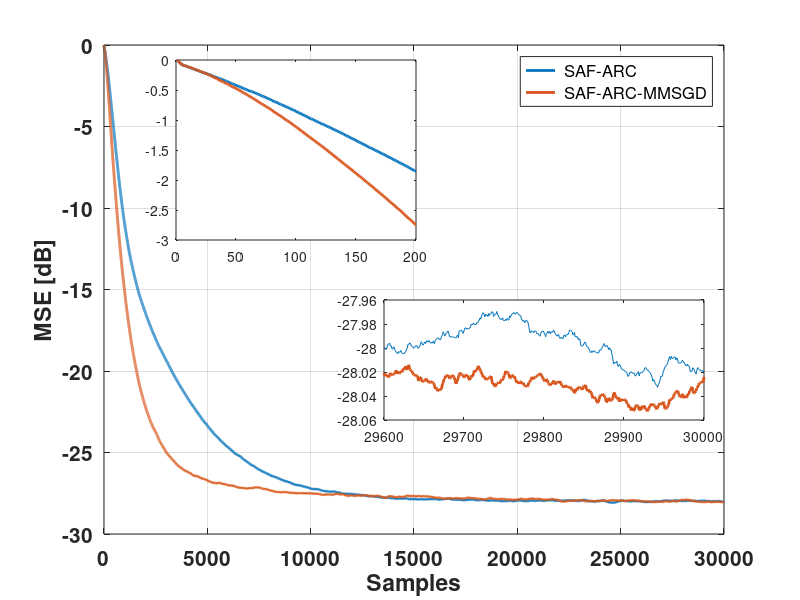

Recreate this plot in MATLAB.
clc; clear; close all;
load safarcmmsgd.mat
load safarc.mat
figure; grid on; hold on; box on;
set(gca, 'fontweight', 'bold', 'FontSize', 15);
plot([emf_safarc, emf_safarcmmsgd], 'linewidth', 2);
% plot(-30*ones(size(emf_saflms)), '--', 'linewidth', 2);
xlabel('Samples'); ylabel('MSE [dB]'); %title('\bfMean Square Error');

% a1 = annotation('textarrow', [0.32, 0.4], [0.09, 0.22], 'String', 'Proposed method');
% set(a1, 'fontsize', 15, 'color', 'r');

h1 = legend(' SAF-ARC', ' SAF-ARC-MMSGD');
set(h1, 'fontsize', 12, 'location', 'northeast', 'box', 'on');

axes('position', [0.22, 0.6, 0.3, 0.3]);
plot([emf_safarc(1:200), emf_safarcmmsgd(1:200)], 'linewidth', 2);

axes('position', [0.48, 0.3, 0.4, 0.2]);
ind = length(emf_safarc)-400:length(emf_safarc);
plot(ind, emf_safarc(ind), ind, emf_safarcmmsgd(ind), 'linewidth', 2);